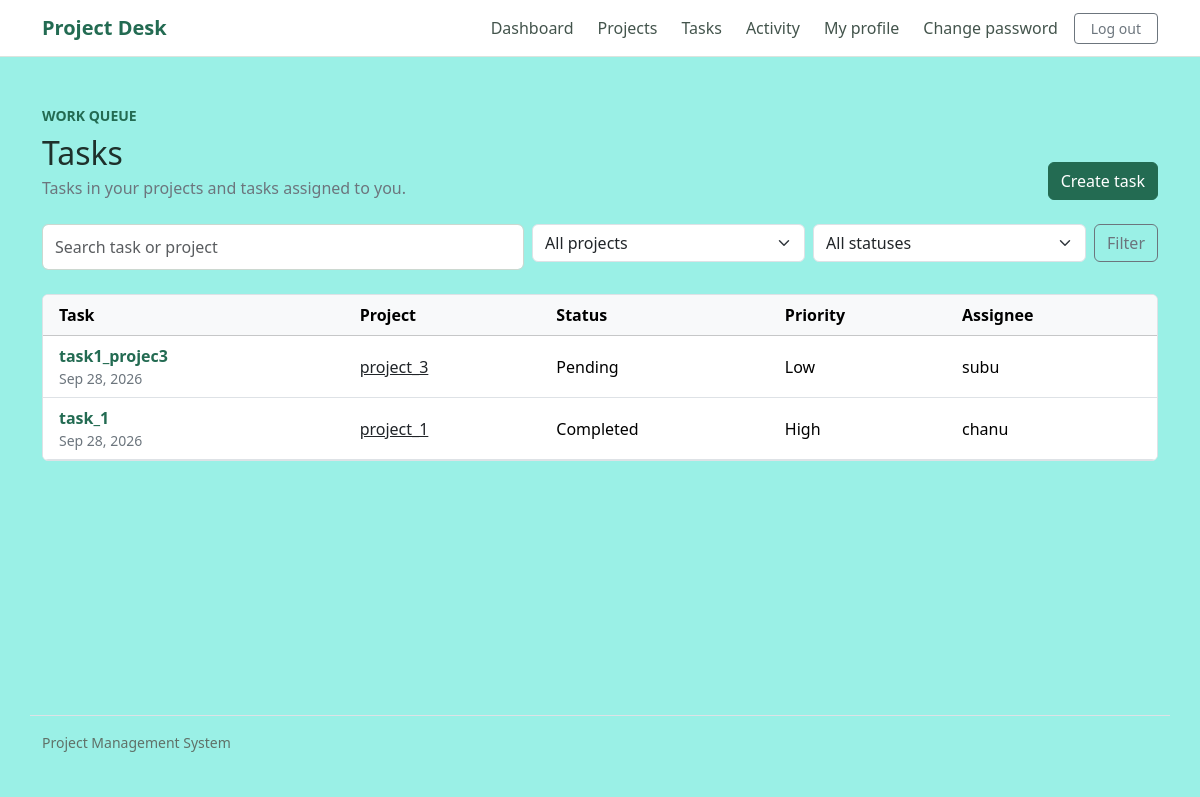
Page /tasks/ (signed in) on the committed database.
### tasks/models.py (models this page shows, shortened)
class Task(models.Model):
	class Status(models.TextChoices):
		PENDING = "pending", "Pending"
		IN_PROGRESS = "in_progress", "In Progress"
		COMPLETED = "completed", "Completed"
	class Priority(models.TextChoices):
		LOW = "low", "Low"
		MEDIUM = "medium", "Medium"
		HIGH = "high", "High"
	title = models.CharField(max_length=200)
	description = models.TextField(blank=True)
	status = models.CharField(max_length=20, choices=Status.choices, default=Status.PENDING)
	priority = models.CharField(max_length=10, choices=Priority.choices, default=Priority.MEDIUM)
	assigned_to = models.ForeignKey(
		settings.AUTH_USER_MODEL,
		on_delete=models.SET_NULL,
		null=True,
		blank=True,
		related_name="assigned_tasks",
	)
	project = models.ForeignKey(Project, on_delete=models.CASCADE, related_name="tasks")
	created_at = models.DateTimeField(auto_now_add=True)
	updated_at = models.DateTimeField(auto_now=True)
	class Meta:
		ordering = ["-created_at"]

### projects/models.py (models this page shows, shortened)
class Project(models.Model):
	title = models.CharField(max_length=200)
	description = models.TextField(blank=True)
	created_by = models.ForeignKey(
		settings.AUTH_USER_MODEL,
		on_delete=models.CASCADE,
		related_name="projects",
	)
	created_at = models.DateTimeField(auto_now_add=True)
	class Meta:
		ordering = ["-created_at"]

### tasks/views.py (the view)
# urls.py: path("", views.task_list, name="list"),
@login_required
def task_list(request):
	query = request.GET.get("q", "").strip()
	status = request.GET.get("status", "")
	project_id = request.GET.get("project", "").strip()
	tasks = visible_tasks_for(request.user).select_related("project", "assigned_to")
	available_projects = Project.objects.filter(
		Q(created_by=request.user) | Q(tasks__assigned_to=request.user)
	).distinct().order_by("title")
	selected_project = ""
	if query:
		tasks = tasks.filter(Q(title__icontains=query) | Q(description__icontains=query) | Q(project__title__icontains=query))
	if status in Task.Status.values:
		tasks = tasks.filter(status=status)
	if project_id.isdecimal() and available_projects.filter(pk=project_id).exists():
		tasks = tasks.filter(project_id=project_id)
		selected_project = project_id
	return render(
		request,
		"tasks/task_list.html",
		{
			"tasks": tasks,
			"query": query,
			"selected_status": status,
			"status_choices": Task.Status.choices,
			"projects": available_projects,
			"selected_project": selected_project,
		},
	)

### tasks/views.py (called while the page is built)
def visible_tasks_for(user):
	return Task.objects.filter(Q(project__created_by=user) | Q(assigned_to=user)).distinct()

### tasks/templates/tasks/task_list.html (shortened to what this page needs)
{% extends "accounts/base.html" %}
{% block content %}
<section>
    <div class="d-flex flex-column flex-md-row justify-content-between align-items-md-end gap-3 mb-4">
        <div><p class="small text-uppercase text-accent fw-semibold mb-2">Work queue</p><h1 class="h2 mb-1">Tasks</h1><p class="text-secondary mb-0">Tasks in your projects and tasks assigned to you.</p></div>
        <a class="btn btn-primary" href="{% url 'tasks:create' %}">Create task</a>
    </div>
    <form method="get" class="row g-2 mb-4">
        <div class="col-12 col-md"><label class="visually-hidden" for="taskSearch">Search tasks</label><input id="taskSearch" class="form-control" type="search" name="q" value="{{ query }}" placeholder="Search task or project"></div>
        <div class="col-12 col-sm-6 col-md-3"><select id="taskProject" class="form-select" name="project"><option value="">All projects</option></select></div>
        <div class="col-8 col-sm-6 col-md-3"><select id="taskStatus" class="form-select" name="status"><option value="">All statuses</option></select></div>
        <div class="col-4 col-md-auto"><button class="btn btn-outline-secondary w-100" type="submit">Filter</button></div>
    </form>
    {% if tasks %}
        <div class="table-responsive bg-white border rounded-2">
            <table class="table table-hover align-middle mb-0">
                <thead class="table-light"><tr><th scope="col" class="ps-3">Task</th><th scope="col">Project</th><th scope="col">Status</th><th scope="col">Priority</th><th scope="col">Assignee</th></tr></thead>
                <tbody>{% for task in tasks %}
                    <tr>
                        <td class="ps-3"><a class="fw-semibold text-decoration-none text-accent" href="{% url 'tasks:detail' task.pk %}">{{ task.title }}</a><div class="small text-secondary">{{ task.created_at|date:"M j, Y" }}</div></td>
                        <td>{% if task.project.created_by_id == user.pk %}<a class="text-body" href="{% url 'projects:detail' task.project_id %}">{{ task.project.title }}</a>{% else %}{{ task.project.title }}{% endif %}</td>
                        <td class="text-nowrap">{{ task.get_status_display }}</td>
                        <td class="text-nowrap">{{ task.get_priority_display }}</td>
                        <td>{% if task.assigned_to %}{{ task.assigned_to.get_username }}{% else %}<span class="text-secondary">Unassigned</span>{% endif %}</td>
                    </tr>
                {% endfor %}</tbody>
            </table>
        </div>
    {% else %}
        <div class="bg-white border rounded-2 p-4 p-md-5 text-center"><h2 class="h5">No tasks found</h2><p class="text-secondary mb-3">Create a task in one of your projects, or adjust your filters.</p><a class="btn btn-primary" href="{% url 'tasks:create' %}">Create task</a></div>
    {% endif %}
</section>
{% endblock %}

### accounts/templates/accounts/base.html (style rules this page uses)
:root { --ink: #1e302b; --green: #236b52; --paper: #9af0e6; --line: #dce4de; }
body { min-height: 100vh; background: var(--paper); color: var(--ink); }
.form-control { min-height: 46px; border-color: #ccd8d0; }
.btn-primary { --bs-btn-bg: var(--green); --bs-btn-border-color: var(--green); --bs-btn-hover-bg: #19573f; --bs-btn-hover-border-color: #19573f; }
.text-accent { color: var(--green); }

### rows in the picture
Task: title "task1_projec3", created_at "Sep 28, 2026", project "project_3", status "Pending", priority "Low", assigned_to.get_username "subu"
Task: title "task_1", created_at "Sep 28, 2026", project "project_1", status "Completed", priority "High", assigned_to.get_username "chanu"
